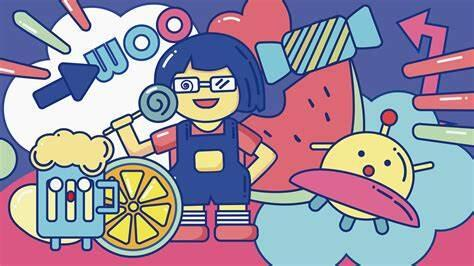
#> input picture pythonProject/tuxi4.jpg, 474 x 266 px, found by its file name
$ python 1.2.py
#> lines starting #> are read from the running program, lines starting #| are printed output that depends on the picture; after the words box and inside, x2 and y2 are one past the last pixel; in counts of white or black regions, pixels touching at a corner belong together
import cv2
import numpy as np
import matplotlib.pyplot as plt


def WeiPingMianQiePian():
    # 读取灰度图像
    img = cv2.imread('tuxi4.jpg', cv2.IMREAD_GRAYSCALE)
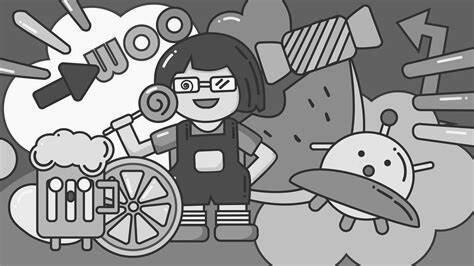
#> img: shape (266, 474); min 0, max 255, mean 147.5

    # 存放8个位平面
    bit_planes = []

    # 遍历从0到7的每个位
    for i in range(8):
        # 提取每个位平面，并将0和1转换为255和0
        bit_plane = (img >> i) & 1
        bit_plane = bit_plane * 255  # 显示为黑白图像
        bit_planes.append(bit_plane)
#> this loop made 8 passes
#> pass 1, in WeiPingMianQiePian, `bit_plane = (img >> i) & 1`:
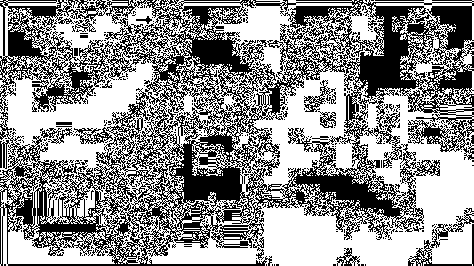
#> bit_plane: shape (266, 474); values 0 (black) and 1 (white), 57% white; 457 black regions (430 under 20 px), largest, box (x1, y1, x2, y2) and area: (0, 0, 474, 266) 50794, (408, 224, 474, 266) 396, (430, 208, 474, 248) 329
#> pass 2, in WeiPingMianQiePian, `bit_plane = (img >> i) & 1`:
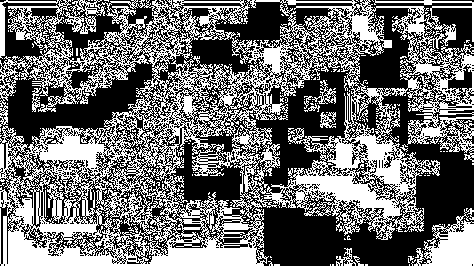
#> bit_plane: shape (266, 474); values 0 (black) and 1 (white), 43.6% white; 329 white regions (312 under 20 px), largest, box (x1, y1, x2, y2) and area: (0, 0, 474, 266) 51473, (422, 208, 474, 266) 1763, (312, 80, 336, 104) 169
#> after the loop:
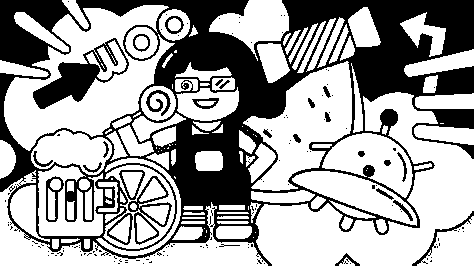
#> bit_plane: shape (266, 474); 64% white; 151 black regions (123 under 20 px), largest, box (x1, y1, x2, y2) and area: (0, 0, 474, 266) 39874, (33, 38, 129, 109) 2151, (128, 176, 172, 245) 636
#> after the loop, bit_planes = 8 items

    # 创建显示的图像窗口
    plt.figure(figsize=(10, 6))

    # 显示每个位平面
    for i in range(8):
        plt.subplot(2, 4, i + 1)  # 创建2行4列的子图
        plt.imshow(bit_planes[i], cmap='gray')  # 显示位平面
        plt.title(f'Bit Plane {i}')  # 设置标题
        plt.axis('off')  # 隐藏坐标轴

    # 调整布局以避免重叠
    plt.tight_layout()
    # 显示图像
    plt.show()
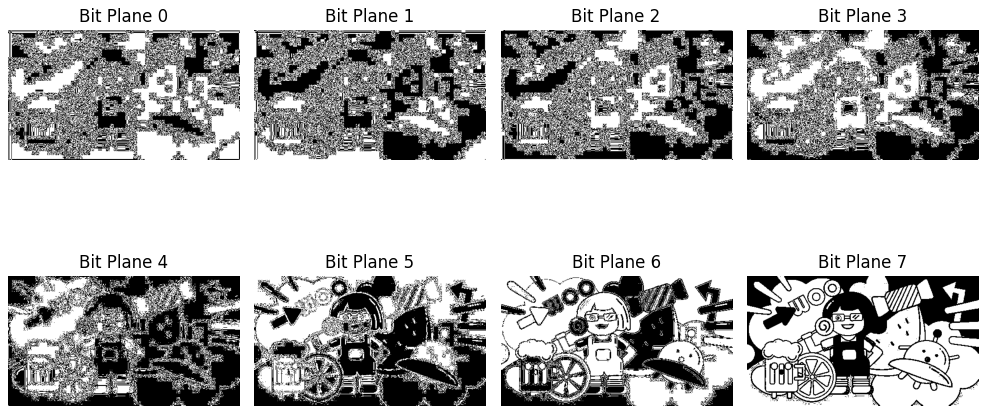
#> figure drawn by matplotlib, 8 panels

# 调用函数
WeiPingMianQiePian()

$ run again, with pythonProject/tuxi6.jpg copied over pythonProject/tuxi4.jpg
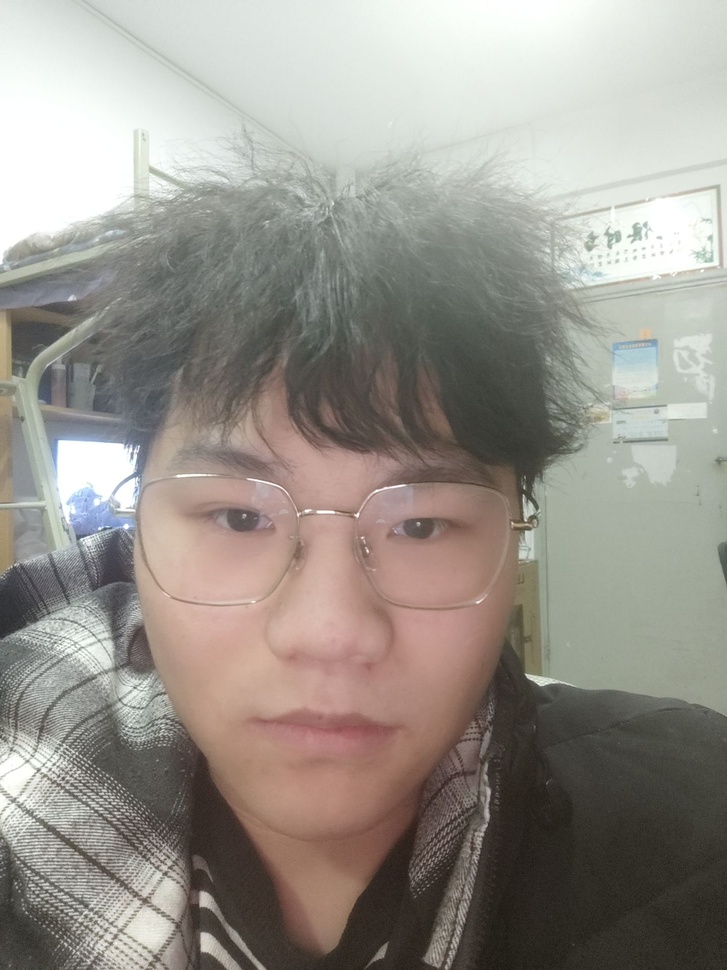
#> input picture pythonProject/tuxi6.jpg, 727 x 970 px, shrunk from 1440 x 1920 before the run, found by its file name
#> the loop in WeiPingMianQiePian, `for i in range(8):` made 8 passes
#> pass 1, in WeiPingMianQiePian, `bit_plane = (img >> i) & 1`:
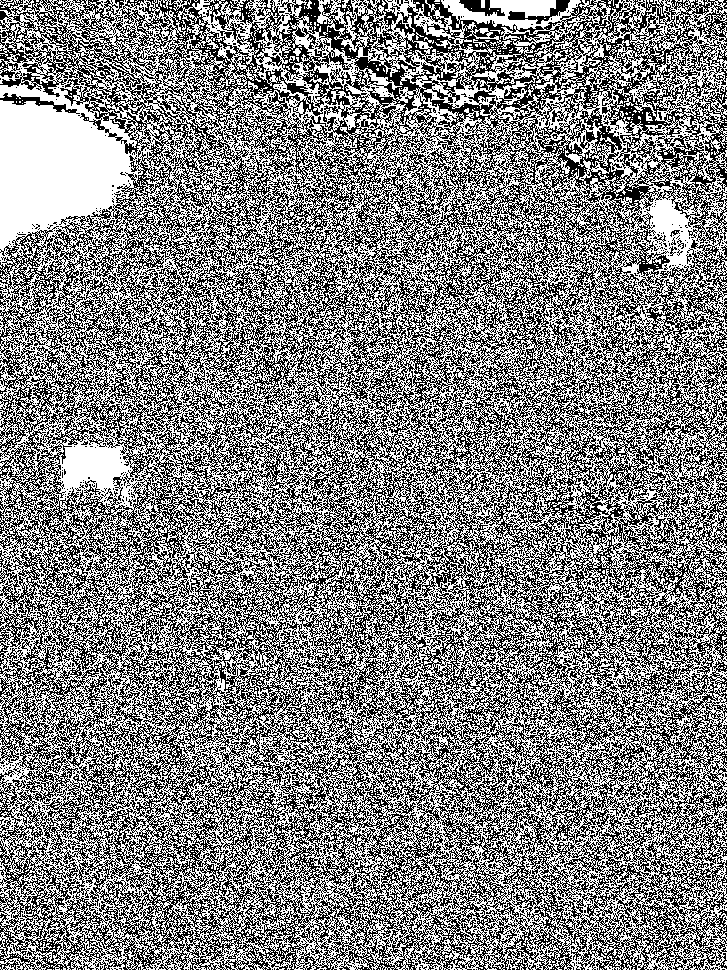
#> bit_plane: shape (970, 727); values 0 (black) and 1 (white), 51.1% white; black in thin lines or dots
#> after the loop in WeiPingMianQiePian, `for i in range(8):`:
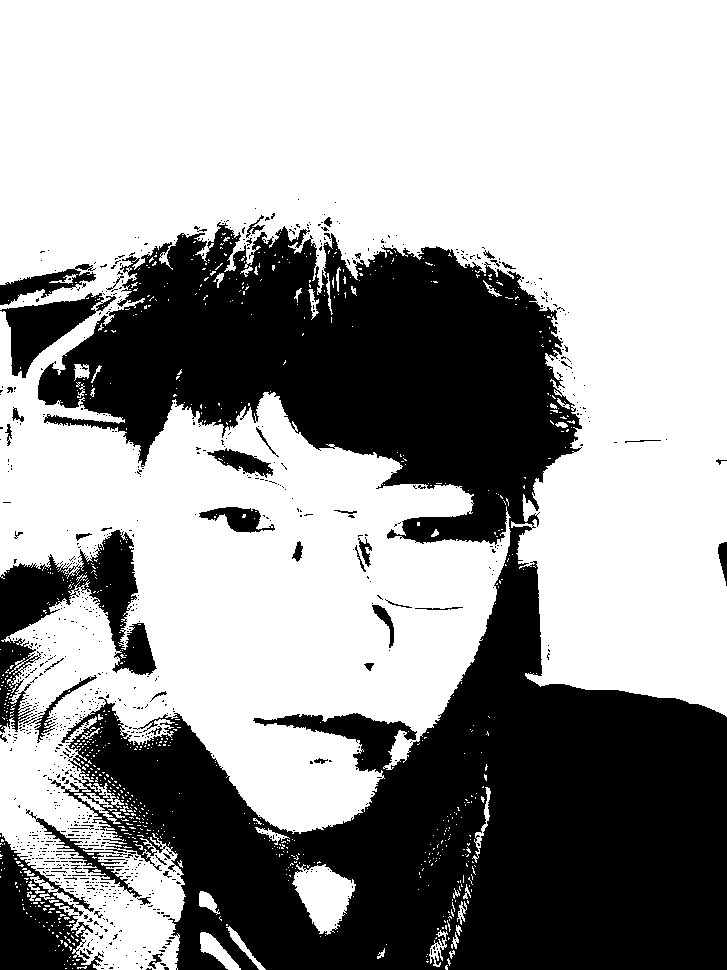
#> bit_plane: shape (970, 727); 62.1% white; 926 black regions (874 under 20 px), largest, box (x1, y1, x2, y2) and area: (38, 222, 727, 970) 235728, (0, 530, 157, 733) 10616, (0, 833, 104, 970) 7101
#> after the loop in WeiPingMianQiePian, `for i in range(8):`: bit_planes = 8 items
